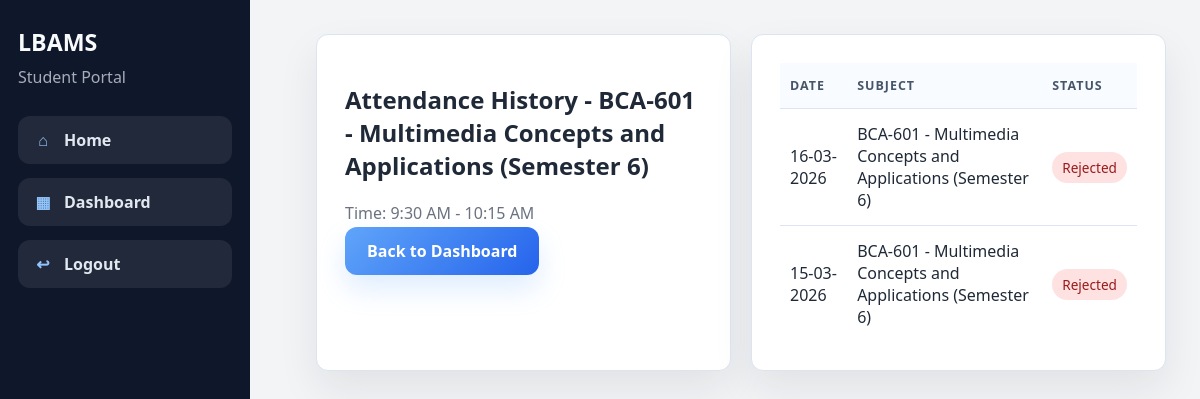
/student/subject/13/attendance-history (signed in), run on an earlier commit of the app's database.
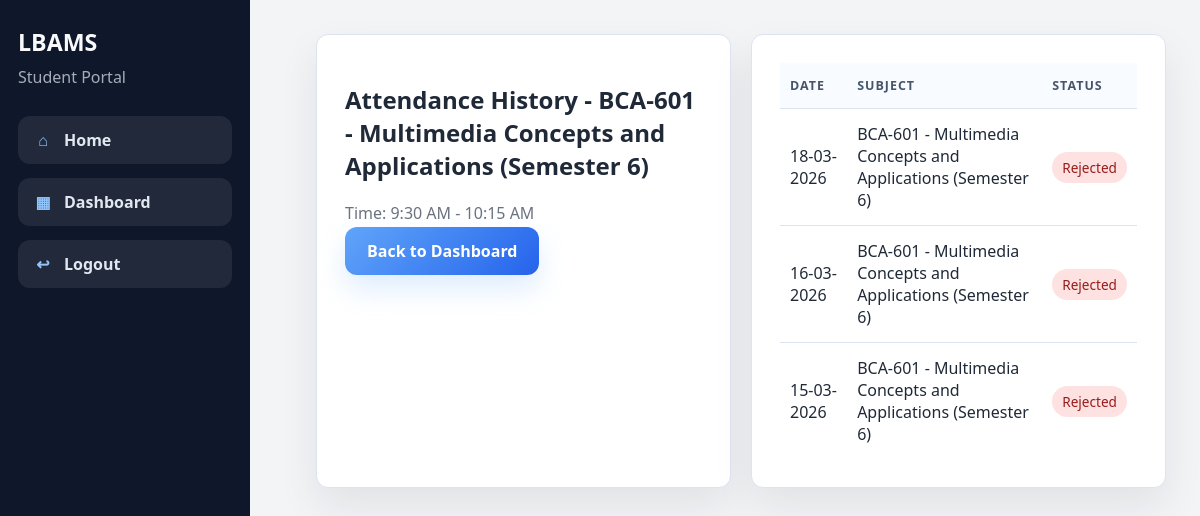
And on a later commit of the database.
### models.py (models this page shows)
class Attendance(db.Model):
    __tablename__ = "attendance"
    __table_args__ = (
        UniqueConstraint("student_id", "lecture_id", "attendance_date", name="uq_attendance_once"),
    )
    id = db.Column(db.Integer, primary_key=True)
    student_id = db.Column(db.Integer, db.ForeignKey("students.id"), nullable=False)
    subject_id = db.Column(db.Integer, db.ForeignKey("subjects.id"), nullable=False)
    lecture_id = db.Column(db.Integer, db.ForeignKey("lectures.id"), nullable=False)
    attendance_date = db.Column(db.Date, default=date.today, nullable=False)
    status = db.Column(db.String(20), default="pending", nullable=False) # status can be pending, present, absent
    latitude = db.Column(db.Float, nullable=False)
    longitude = db.Column(db.Float, nullable=False)
    distance_meters = db.Column(db.Float, nullable=False)
    created_at = db.Column(db.DateTime, default=datetime.utcnow, nullable=False)
    student = db.relationship("Student", back_populates="attendances")
    subject = db.relationship("Subject", back_populates="attendances")
    lecture = db.relationship("Lecture", back_populates="attendances")

class Subject(db.Model):
    __tablename__ = "subjects"
    id = db.Column(db.Integer, primary_key=True)
    name = db.Column(db.String(120), unique=True, nullable=False)
    code = db.Column(db.String(20), unique=True, nullable=False)
    semester = db.Column(db.Integer, nullable=False)
    subject_type = db.Column("type", db.String(20), nullable=False, default="theory")
    teacher_id = db.Column(db.Integer, db.ForeignKey("teachers.id"), nullable=True)
    start_time = db.Column(db.Time, nullable=True)
    end_time = db.Column(db.Time, nullable=True)
    teachers = db.relationship(
        "Teacher",
        secondary=teacher_subjects,
        back_populates="subject_assignments",
    )
    lectures = db.relationship("Lecture", back_populates="subject", cascade="all, delete-orphan")
    attendances = db.relationship("Attendance", back_populates="subject")
    attendance_summaries = db.relationship("AttendanceSummary", back_populates="subject")
    @property
    def lecture_time_label(self):
        if self.subject_type == "lab":
            return "Lab subject"
        if self.subject_type == "project":
            return "Project"
        if not self.start_time or not self.end_time:
            return "Time not set"
        start = self.start_time.strftime("%I:%M %p").lstrip("0")
        end = self.end_time.strftime("%I:%M %p").lstrip("0")
        return f"{start} - {end}"
    @property
    def display_label(self):
        return f"{self.code} - {self.name} (Semester {self.semester})"

### routes/student_routes.py (the view)
@student_bp.route("/subject/<int:subject_id>/attendance-history")
@login_required
def subject_attendance_history(subject_id):
    if not student_required():
        return redirect(url_for("auth.login"))
    reconcile_lecture_attendance()
    student = Student.query.filter_by(user_id=current_user.id).first_or_404()
    subject = Subject.query.filter_by(id=subject_id, semester=student.semester).first_or_404()
    records = (
        Attendance.query.filter_by(student_id=student.id, subject_id=subject.id)
        .order_by(Attendance.attendance_date.desc(), Attendance.created_at.desc())
        .all()
    )
    return render_template(
        "student/subject_attendance_history.html",
        student=student,
        subject=subject,
        records=records,
    )

### app.py (called while the page is built)
@login_manager.user_loader
def load_user(user_id):
    return db.session.get(User, int(user_id))

def format_date(value):
    if value is None:
        return ""
    return value.strftime("%d-%m-%Y")

### models.py (called while the page is built, shortened)
def ensure_subject_lecture(subject, lecture_date=None):
    lecture_date = lecture_date or date.today()
    lecture_date = lecture_date or datetime.now(IST).date()
    lecture = Lecture.query.filter_by(subject_id=subject.id, lecture_date=lecture_date).first()
    start_time = subject.start_time or time(hour=0, minute=0)
    end_time = subject.end_time or time(hour=0, minute=0)
    day_of_week = lecture_date.strftime("%A")
    if lecture.day_of_week != day_of_week:
        lecture.day_of_week = day_of_week
    if lecture.start_time != start_time:
        lecture.start_time = start_time
    if lecture.end_time != end_time:
        lecture.end_time = end_time
    db.session.flush()
    return lecture

### routes/student_routes.py (called while the page is built)
def student_required():
    return current_user.is_authenticated and current_user.role == "student"

### templates/student/subject_attendance_history.html (shortened to what this page needs)
{% extends "base.html" %}
{% block content %}
<section class="dashboard-grid">
    <div class="card">
        <h2>Attendance History - {{ subject.display_label }}</h2>
        <p class="muted">Time: {{ subject.lecture_time_label }}</p>
        <a class="btn btn-secondary" href="{{ url_for('student.dashboard') }}">Back to Dashboard</a>
    </div>
    <div class="card">
        <div class="table-wrap">
            <table>
                <thead>
                    <tr>
                        <th>Date</th>
                        <th>Subject</th>
                        <th>Status</th>
                    </tr>
                </thead>
                <tbody>
                    {% for record in records %}
                    <tr>
                        <td>{{ record.attendance_date|format_date }}</td>
                        <td>{{ subject.display_label }}</td>
                        <td>
                            {% if record.status == 'present' %}
                            <span class="status present">Accepted</span>
                            {% elif record.status == 'absent' %}
                            <span class="status absent">Rejected</span>
                            {% else %}
                            <span class="status pending">Pending</span>
                            {% endif %}
                        </td>
                    </tr>
                    {% else %}
                    <tr>
                        <td colspan="3">No attendance history for this subject.</td>
                    </tr>
                    {% endfor %}
                </tbody>
            </table>
        </div>
    </div>
</section>
{% endblock %}

What changed in the data, as far as the page shows it:
added Attendance: attendance_date "18-03-2026", {{ subject.display_label }} "BCA-601 - Multimedia Concepts and Applications (Semester 6)", status "Rejected"
